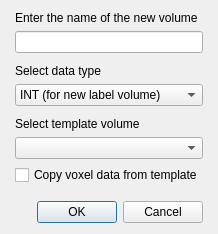
<?xml version="1.0" encoding="UTF-8"?>
<ui version="4.0">
 <class>DialogNewVolume</class>
 <widget class="QDialog" name="DialogNewVolume">
  <property name="geometry">
   <rect>
    <x>0</x>
    <y>0</y>
    <width>295</width>
    <height>293</height>
   </rect>
  </property>
  <property name="windowTitle">
   <string>New Volume</string>
  </property>
  <layout class="QVBoxLayout" name="verticalLayout">
   <property name="sizeConstraint">
    <enum>QLayout::SetFixedSize</enum>
   </property>
   <property name="leftMargin">
    <number>15</number>
   </property>
   <property name="rightMargin">
    <number>15</number>
   </property>
   <item>
    <widget class="QLabel" name="label">
     <property name="text">
      <string>Enter the name of the new volume</string>
     </property>
    </widget>
   </item>
   <item>
    <widget class="QLineEdit" name="lineEditName"/>
   </item>
   <item>
    <spacer name="verticalSpacer_2">
     <property name="orientation">
      <enum>Qt::Vertical</enum>
     </property>
     <property name="sizeType">
      <enum>QSizePolicy::Fixed</enum>
     </property>
     <property name="sizeHint" stdset="0">
      <size>
       <width>0</width>
       <height>5</height>
      </size>
     </property>
    </spacer>
   </item>
   <item>
    <widget class="QLabel" name="label_2">
     <property name="text">
      <string>Select data type</string>
     </property>
    </widget>
   </item>
   <item>
    <widget class="QComboBox" name="comboBoxDataType">
     <property name="currentIndex">
      <number>1</number>
     </property>
     <item>
      <property name="text">
       <string>UCHAR</string>
      </property>
     </item>
     <item>
      <property name="text">
       <string>INT (for new label volume)</string>
      </property>
     </item>
     <item>
      <property name="text">
       <string>LONG</string>
      </property>
     </item>
     <item>
      <property name="text">
       <string>FLOAT</string>
      </property>
     </item>
     <item>
      <property name="text">
       <string>SHORT</string>
      </property>
     </item>
     <item>
      <property name="text">
       <string>Same as template volume</string>
      </property>
     </item>
    </widget>
   </item>
   <item>
    <spacer name="verticalSpacer_3">
     <property name="orientation">
      <enum>Qt::Vertical</enum>
     </property>
     <property name="sizeType">
      <enum>QSizePolicy::Fixed</enum>
     </property>
     <property name="sizeHint" stdset="0">
      <size>
       <width>0</width>
       <height>5</height>
      </size>
     </property>
    </spacer>
   </item>
   <item>
    <widget class="QLabel" name="label_3">
     <property name="text">
      <string>Select template volume</string>
     </property>
    </widget>
   </item>
   <item>
    <widget class="QComboBox" name="comboBoxTemplate"/>
   </item>
   <item>
    <widget class="QCheckBox" name="checkBoxCopyData">
     <property name="text">
      <string>Copy voxel data from template</string>
     </property>
    </widget>
   </item>
   <item>
    <spacer name="verticalSpacer">
     <property name="orientation">
      <enum>Qt::Vertical</enum>
     </property>
     <property name="sizeHint" stdset="0">
      <size>
       <width>0</width>
       <height>10</height>
      </size>
     </property>
    </spacer>
   </item>
   <item>
    <widget class="QDialogButtonBox" name="buttonBox">
     <property name="orientation">
      <enum>Qt::Horizontal</enum>
     </property>
     <property name="standardButtons">
      <set>QDialogButtonBox::Cancel|QDialogButtonBox::Ok</set>
     </property>
    </widget>
   </item>
  </layout>
 </widget>
 <resources/>
 <connections>
  <connection>
   <sender>buttonBox</sender>
   <signal>rejected()</signal>
   <receiver>DialogNewVolume</receiver>
   <slot>reject()</slot>
   <hints>
    <hint type="sourcelabel">
     <x>279</x>
     <y>283</y>
    </hint>
    <hint type="destinationlabel">
     <x>286</x>
     <y>274</y>
    </hint>
   </hints>
  </connection>
  <connection>
   <sender>buttonBox</sender>
   <signal>accepted()</signal>
   <receiver>DialogNewVolume</receiver>
   <slot>OnOK()</slot>
   <hints>
    <hint type="sourcelabel">
     <x>279</x>
     <y>283</y>
    </hint>
    <hint type="destinationlabel">
     <x>294</x>
     <y>226</y>
    </hint>
   </hints>
  </connection>
  <connection>
   <sender>checkBoxCopyData</sender>
   <signal>toggled(bool)</signal>
   <receiver>DialogNewVolume</receiver>
   <slot>OnToggleCopyVoxelData(bool)</slot>
   <hints>
    <hint type="sourcelabel">
     <x>90</x>
     <y>210</y>
    </hint>
    <hint type="destinationlabel">
     <x>340</x>
     <y>193</y>
    </hint>
   </hints>
  </connection>
 </connections>
 <slots>
  <slot>OnOK()</slot>
  <slot>OnToggleCopyVoxelData(bool)</slot>
 </slots>
</ui>
